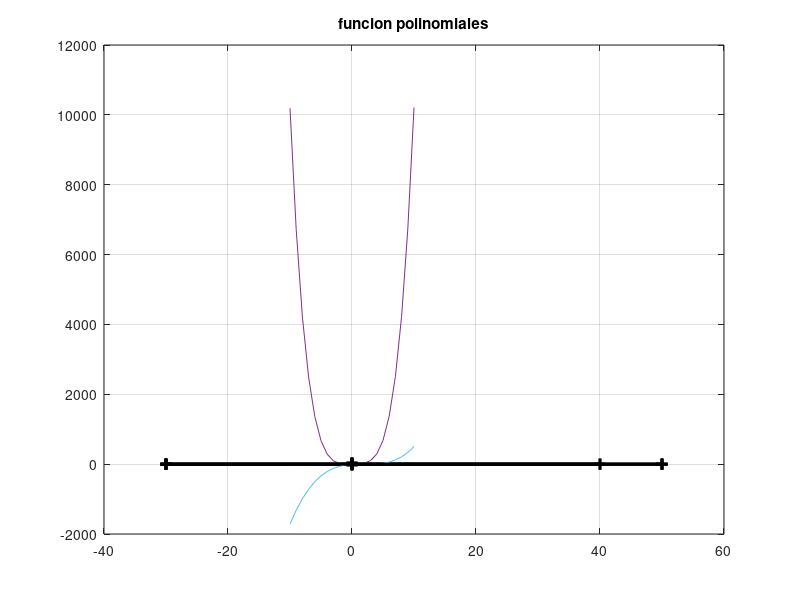

This figure's MATLAB source:
%Octave script
%Title              :funciones algebraicas polinomiales y racionales
%Descriptiom        :graficar las funciones polinomiales y racionales 
%%Authores          :Guadalupe Rivera Maldonado 
%Date               :202123632
%Version            :1
%grupo              : 3102


 x=[-10:1:10]
 %funcion 
fx=(x+2*x-1)
 plot(x,fx)
 hold on
 grid on
 plot([-30 50],[0,0],'k+-',"linewidth",2,"markersize",8)
 plot([0 0],[-30 40],'k+-',"linewidth",2,"markersize",8)
 title('funcion polinomiales')

 %dominio 
 x=[-10:1:10];
 %funcion
 fx=(x+8)./(x+1);
 plot (x,fx)
 hold on
 grid on
 plot([-30 40],[0,0],'k+-',"linewidth",2,"markersize",8)
 plot([0 0],[-10 20],'k+-',"linewidth",2,"markersize",8)
 title('funcion racionales')
 
 %dominio
 x=[-10:1:10];
 %funcion
 fx=(sqrt(x.^2));
 plot (x,fx)
 hold on
 grid on
 plot([-30 40],[0,0],'k+-',"linewidth",2,"markersize",8)
 plot([0 0],[-10 20],'k+-',"linewidth",2,"markersize",8)
 title('funcion racionales')
 
 %dominio
  x=[-10:1:10];
 %funcion 
fx=(2.*x.^2+x.^4+x);
 plot(x,fx)
 hold on
 grid on
 plot([-30 50],[0,0],'k+-',"linewidth",2,"markersize",8)
 plot([0 0],[-10 20],'k+-',"linewidth",2,"markersize",8)
 title('funcion polinomiales')
 
 %dominio
  x=[-10:1:10];
 %funcion 
fx=(2.*x+1);
 plot(x,fx)
 hold on
 grid on
 plot([-30 50],[0,0],'k+-',"linewidth",2,"markersize",8)
 plot([0 0],[-10 20],'k+-',"linewidth",2,"markersize",8)
 title('funcion polinomiales')
 
 %dominio
  x=[-10:1:10];
 %funcion 
fx=(x.^3-6.*x.^2+11.*x-6);
 plot(x,fx)
 hold on
 grid on
 plot([-30 50],[0,0],'k+-',"linewidth",2,"markersize",8)
 plot([0 0],[-10 20],'k+-',"linewidth",2,"markersize",8)
 title('funcion polinomiales')
 